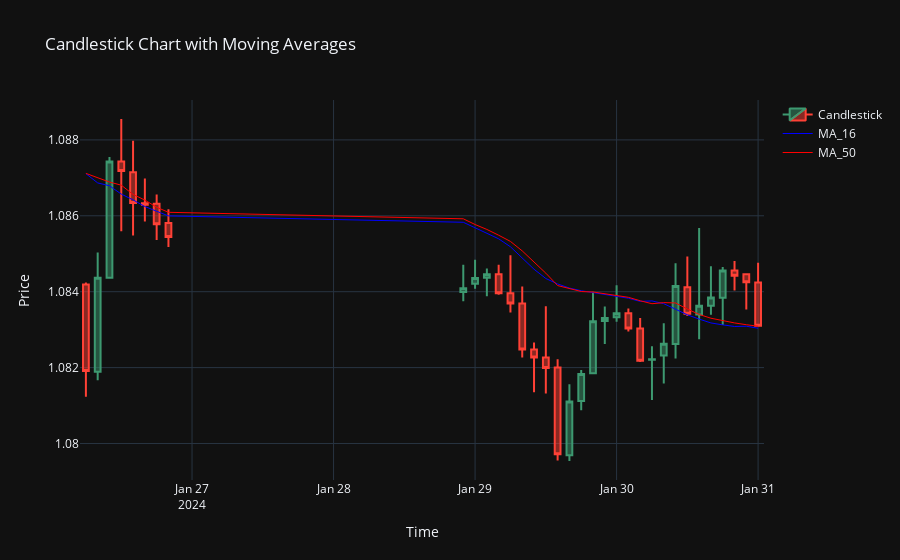

The notebook cell this image was saved under:
### Code cell
# Specifying the area
data_plot = data.loc[220:].copy()

# Create the figure
fig = go.Figure()

# Add the candlestick trace
fig.add_trace(go.Candlestick(
    x=data_plot['time'],
    open=data_plot['open'],
    high=data_plot['high'],
    low=data_plot['low'],
    close=data_plot['close'],
    name="Candlestick"
))

# Add moving average for MA_16
fig.add_trace(go.Scatter(
    x=data_plot['time'],
    y=data_plot['MA_24'],
    mode='lines',
    line=dict(color='blue', width=1),
    name="MA_16"
))

# Add moving average for MA_50
fig.add_trace(go.Scatter(
    x=data_plot['time'],
    y=data_plot['MA_25'],
    mode='lines',
    line=dict(color='red', width=1),
    name="MA_50"
))

# Update layout for better readability
fig.update_layout(
    title="Candlestick Chart with Moving Averages",
    xaxis_title="Time",
    yaxis_title="Price",
    xaxis_rangeslider_visible=False,
    template="plotly_dark"
)

# Show the figure
fig.show()

# view trades
# print(view_trades)
